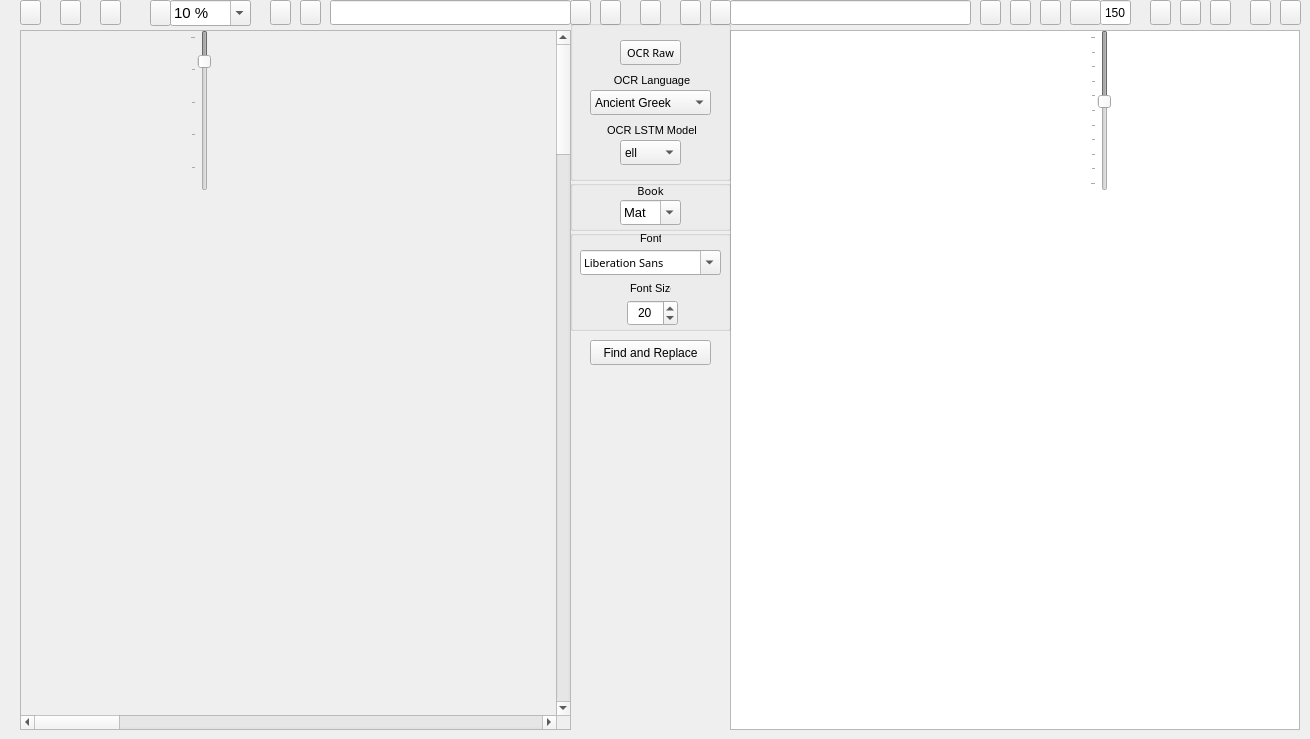
  <widget class="QWidget" name="centralwidget">
   <widget class="QScrollArea" name="ImagescrollArea">
    <property name="geometry">
     <rect>
      <x>20</x>
      <y>30</y>
      <width>551</width>
      <height>700</height>
     </rect>
    </property>
    <property name="sizePolicy">
     <sizepolicy hsizetype="Preferred" vsizetype="Preferred">
      <horstretch>0</horstretch>
      <verstretch>0</verstretch>
     </sizepolicy>
    </property>
    <property name="minimumSize">
     <size>
      <width>501</width>
      <height>600</height>
     </size>
    </property>
    <property name="widgetResizable">
     <bool>true</bool>
    </property>
    <property name="alignment">
     <set>Qt::AlignLeading|Qt::AlignLeft|Qt::AlignTop</set>
    </property>
    <widget class="QWidget" name="ImagescrollAreaWidgetContents">
     <property name="geometry">
      <rect>
       <x>0</x>
       <y>0</y>
       <width>3200</width>
       <height>4800</height>
      </rect>
     </property>
     <property name="sizePolicy">
      <sizepolicy hsizetype="Minimum" vsizetype="Minimum">
       <horstretch>0</horstretch>
       <verstretch>0</verstretch>
      </sizepolicy>
     </property>
     <property name="minimumSize">
      <size>
       <width>3200</width>
       <height>4800</height>
      </size>
     </property>
     <property name="sizeIncrement">
      <size>
       <width>0</width>
       <height>0</height>
      </size>
     </property>
     <property name="baseSize">
      <size>
       <width>520</width>
       <height>700</height>
      </size>
     </property>
     <widget class="QLabel" name="Image">
      <property name="geometry">
       <rect>
        <x>0</x>
        <y>2</y>
        <width>6800</width>
        <height>9600</height>
       </rect>
      </property>
      <property name="sizePolicy">
       <sizepolicy hsizetype="Expanding" vsizetype="Expanding">
        <horstretch>0</horstretch>
        <verstretch>0</verstretch>
       </sizepolicy>
      </property>
      <property name="minimumSize">
       <size>
        <width>3400</width>
        <height>4800</height>
       </size>
      </property>
      <property name="baseSize">
       <size>
        <width>520</width>
        <height>700</height>
       </size>
      </property>
      <property name="acceptDrops">
       <bool>true</bool>
      </property>
      <property name="text">
       <string/>
      </property>
      <property name="scaledContents">
       <bool>false</bool>
      </property>
      <property name="alignment">
       <set>Qt::AlignLeading|Qt::AlignLeft|Qt::AlignTop</set>
      </property>
     </widget>
    </widget>
   </widget>
   <widget class="QPushButton" name="OpenImageFilebutton">
    <property name="geometry">
     <rect>
      <x>20</x>
      <y>0</y>
      <width>21</width>
      <height>25</height>
     </rect>
    </property>
    <property name="font">
     <font>
      <family>FROMVS</family>
      <pointsize>8</pointsize>
     </font>
    </property>
    <property name="toolTip">
     <string>Open current image</string>
    </property>
    <property name="text">
     <string/>
    </property>
    <property name="icon">
     <iconset resource="../UI_Icons.qrc">
      <normaloff>:/Icons/Icons/folder-open-image.png</normaloff>:/Icons/Icons/folder-open-image.png</iconset>
    </property>
   </widget>
   <widget class="QLineEdit" name="ImageLe">
    <property name="geometry">
     <rect>
      <x>330</x>
      <y>0</y>
      <width>241</width>
      <height>25</height>
     </rect>
    </property>
    <property name="toolTip">
     <string>Current image name</string>
    </property>
   </widget>
   <widget class="QPushButton" name="EditCorrectedTextbutton">
    <property name="geometry">
     <rect>
      <x>980</x>
      <y>0</y>
      <width>21</width>
      <height>25</height>
     </rect>
    </property>
    <property name="font">
     <font>
      <family>FROMVS</family>
      <pointsize>8</pointsize>
     </font>
    </property>
    <property name="toolTip">
     <string>Open current text(.txt,.csv) file</string>
    </property>
    <property name="text">
     <string/>
    </property>
    <property name="icon">
     <iconset resource="../UI_Icons.qrc">
      <normaloff>:/Icons/Icons/BiblionExplorer.png</normaloff>:/Icons/Icons/BiblionExplorer.png</iconset>
    </property>
   </widget>
   <widget class="QPushButton" name="SaveAsOCRCorrTextbutton">
    <property name="geometry">
     <rect>
      <x>1250</x>
      <y>0</y>
      <width>21</width>
      <height>25</height>
     </rect>
    </property>
    <property name="font">
     <font>
      <family>FROMVS</family>
      <pointsize>8</pointsize>
     </font>
    </property>
    <property name="toolTip">
     <string>Save current text file as...</string>
    </property>
    <property name="text">
     <string/>
    </property>
    <property name="icon">
     <iconset resource="../UI_Icons.qrc">
      <normaloff>:/Icons/Icons/disk-rename.png</normaloff>:/Icons/Icons/disk-rename.png</iconset>
    </property>
   </widget>
   <widget class="QPushButton" name="SaveOCRCorrTextbutton">
    <property name="geometry">
     <rect>
      <x>1280</x>
      <y>0</y>
      <width>21</width>
      <height>25</height>
     </rect>
    </property>
    <property name="font">
     <font>
      <family>FROMVS</family>
      <pointsize>8</pointsize>
     </font>
    </property>
    <property name="toolTip">
     <string>Overwrite current text file</string>
    </property>
    <property name="text">
     <string/>
    </property>
    <property name="icon">
     <iconset resource="../UI_Icons.qrc">
      <normaloff>:/Icons/Icons/disk.png</normaloff>:/Icons/Icons/disk.png</iconset>
    </property>
   </widget>
   <widget class="QTextEdit" name="OCRText">
    <property name="geometry">
     <rect>
      <x>730</x>
      <y>30</y>
      <width>570</width>
      <height>700</height>
     </rect>
    </property>
    <property name="minimumSize">
     <size>
      <width>540</width>
      <height>600</height>
     </size>
    </property>
    <property name="font">
     <font>
      <pointsize>8</pointsize>
     </font>
    </property>
    <property name="acceptDrops">
     <bool>false</bool>
    </property>
    <property name="textInteractionFlags">
     <set>Qt::TextSelectableByMouse</set>
    </property>
   </widget>
   <widget class="QPushButton" name="Writerbutton">
    <property name="geometry">
     <rect>
      <x>1180</x>
      <y>0</y>
      <width>21</width>
      <height>25</height>
     </rect>
    </property>
    <property name="toolTip">
     <string>Edit current text(.txt) file with OpenOffice Writer</string>
    </property>
    <property name="text">
     <string/>
    </property>
    <property name="icon">
     <iconset resource="../UI_Icons.qrc">
      <normaloff>:/Icons/Icons/libreoffice-writer.png</normaloff>:/Icons/Icons/libreoffice-writer.png</iconset>
    </property>
   </widget>
   <widget class="QPushButton" name="Calcbutton">
    <property name="geometry">
     <rect>
      <x>1210</x>
      <y>0</y>
      <width>21</width>
      <height>25</height>
     </rect>
    </property>
    <property name="toolTip">
     <string>Edit current text(.csv) file with OpenOffice Calc</string>
    </property>
    <property name="text">
     <string/>
    </property>
    <property name="icon">
     <iconset resource="../UI_Icons.qrc">
      <normaloff>:/Icons/Icons/libreoffice-calc.png</normaloff>:/Icons/Icons/libreoffice-calc.png</iconset>
    </property>
   </widget>
   <widget class="QPushButton" name="reloadTextbutton">
    <property name="geometry">
     <rect>
      <x>710</x>
      <y>0</y>
      <width>21</width>
      <height>25</height>
     </rect>
    </property>
    <property name="toolTip">
     <string>Reload current text</string>
    </property>
    <property name="text">
     <string/>
    </property>
    <property name="icon">
     <iconset resource="../UI_Icons.qrc">
      <normaloff>:/Icons/Icons/reload-text.png</normaloff>:/Icons/Icons/reload-text.png</iconset>
    </property>
   </widget>
   <widget class="QPushButton" name="reloadImagebutton">
    <property name="geometry">
     <rect>
      <x>570</x>
      <y>0</y>
      <width>21</width>
      <height>25</height>
     </rect>
    </property>
    <property name="toolTip">
     <string>Reload current image</string>
    </property>
    <property name="text">
     <string/>
    </property>
    <property name="icon">
     <iconset resource="../UI_Icons.qrc">
      <normaloff>:/Icons/Icons/reload.png</normaloff>:/Icons/Icons/reload.png</iconset>
    </property>
   </widget>
   <widget class="QPushButton" name="MyPixlerbutton">
    <property name="geometry">
     <rect>
      <x>60</x>
      <y>0</y>
      <width>21</width>
      <height>25</height>
     </rect>
    </property>
    <property name="toolTip">
     <string>Edit images with Pixer</string>
    </property>
    <property name="text">
     <string/>
    </property>
    <property name="icon">
     <iconset resource="../UI_Icons.qrc">
      <normaloff>:/Icons/Icons/BiblionPixler1.png</normaloff>:/Icons/Icons/BiblionPixler1.png</iconset>
    </property>
   </widget>
   <widget class="QPushButton" name="Deskewbutton">
    <property name="geometry">
     <rect>
      <x>100</x>
      <y>0</y>
      <width>21</width>
      <height>25</height>
     </rect>
    </property>
    <property name="font">
     <font>
      <pointsize>8</pointsize>
     </font>
    </property>
    <property name="toolTip">
     <string>Deskew current image</string>
    </property>
    <property name="text">
     <string/>
    </property>
    <property name="icon">
     <iconset resource="../UI_Icons.qrc">
      <normaloff>:/Icons/Icons/deskew_clear.png</normaloff>:/Icons/Icons/deskew_clear.png</iconset>
    </property>
   </widget>
   <widget class="QPushButton" name="PrevImgButton">
    <property name="geometry">
     <rect>
      <x>270</x>
      <y>0</y>
      <width>21</width>
      <height>25</height>
     </rect>
    </property>
    <property name="toolTip">
     <string>Previous current image - !pair independent</string>
    </property>
    <property name="text">
     <string/>
    </property>
    <property name="icon">
     <iconset resource="../UI_Icons.qrc">
      <normaloff>:/Icons/Icons/back_image.png</normaloff>:/Icons/Icons/back_image.png</iconset>
    </property>
   </widget>
   <widget class="QPushButton" name="NextImgButton">
    <property name="geometry">
     <rect>
      <x>300</x>
      <y>0</y>
      <width>21</width>
      <height>25</height>
     </rect>
    </property>
    <property name="toolTip">
     <string>Next current image - !pair independent</string>
    </property>
    <property name="text">
     <string/>
    </property>
    <property name="icon">
     <iconset resource="../UI_Icons.qrc">
      <normaloff>:/Icons/Icons/forward_image.png</normaloff>:/Icons/Icons/forward_image.png</iconset>
    </property>
   </widget>
   <widget class="QPushButton" name="PrevTxtButton">
    <property name="geometry">
     <rect>
      <x>1010</x>
      <y>0</y>
      <width>21</width>
      <height>25</height>
     </rect>
    </property>
    <property name="toolTip">
     <string>Previous current text - !pair independent</string>
    </property>
    <property name="text">
     <string/>
    </property>
    <property name="icon">
     <iconset resource="../UI_Icons.qrc">
      <normaloff>:/Icons/Icons/back_text.png</normaloff>:/Icons/Icons/back_text.png</iconset>
    </property>
   </widget>
   <widget class="QPushButton" name="NextTxtButton">
    <property name="geometry">
     <rect>
      <x>1040</x>
      <y>0</y>
      <width>21</width>
      <height>25</height>
     </rect>
    </property>
    <property name="toolTip">
     <string>Next current text - !pair independent</string>
    </property>
    <property name="text">
     <string/>
    </property>
    <property name="icon">
     <iconset resource="../UI_Icons.qrc">
      <normaloff>:/Icons/Icons/forward_text.png</normaloff>:/Icons/Icons/forward_text.png</iconset>
    </property>
   </widget>
   <widget class="QPushButton" name="BothNextButton">
    <property name="geometry">
     <rect>
      <x>680</x>
      <y>0</y>
      <width>21</width>
      <height>25</height>
     </rect>
    </property>
    <property name="toolTip">
     <string>Next current image|text pair</string>
    </property>
    <property name="text">
     <string/>
    </property>
    <property name="icon">
     <iconset resource="../UI_Icons.qrc">
      <normaloff>:/Icons/Icons/ui-button-navigation.png</normaloff>:/Icons/Icons/ui-button-navigation.png</iconset>
    </property>
   </widget>
   <widget class="QPushButton" name="BothPrevButton">
    <property name="geometry">
     <rect>
      <x>600</x>
      <y>0</y>
      <width>21</width>
      <height>25</height>
     </rect>
    </property>
    <property name="toolTip">
     <string>Previous current image|text pair</string>
    </property>
    <property name="text">
     <string/>
    </property>
    <property name="icon">
     <iconset resource="../UI_Icons.qrc">
      <normaloff>:/Icons/Icons/ui-button-navigation-back.png</normaloff>:/Icons/Icons/ui-button-navigation-back.png</iconset>
    </property>
   </widget>
   <widget class="QPushButton" name="BothLoadButton">
    <property name="enabled">
     <bool>true</bool>
    </property>
    <property name="geometry">
     <rect>
      <x>640</x>
      <y>0</y>
      <width>21</width>
      <height>25</height>
     </rect>
    </property>
    <property name="toolTip">
     <string>Load current image|text pair</string>
    </property>
    <property name="text">
     <string/>
    </property>
    <property name="icon">
     <iconset resource="../UI_Icons.qrc">
      <normaloff>:/Icons/Icons/documents1.png</normaloff>:/Icons/Icons/documents1.png</iconset>
    </property>
   </widget>
   <widget class="QGroupBox" name="OCRgroupBox">
    <property name="geometry">
     <rect>
      <x>570</x>
      <y>20</y>
      <width>161</width>
      <height>161</height>
     </rect>
    </property>
    <property name="title">
     <string/>
    </property>
    <widget class="QComboBox" name="OCRlangComboBox">
     <property name="geometry">
      <rect>
       <x>20</x>
       <y>70</y>
       <width>121</width>
       <height>25</height>
      </rect>
     </property>
     <property name="toolTip">
      <string>Select OCR language</string>
     </property>
     <property name="locale">
      <locale language="English" country="UnitedStates"/>
     </property>
     <property name="editable">
      <bool>false</bool>
     </property>
     <item>
      <property name="text">
       <string>Ancient Greek</string>
      </property>
     </item>
     <item>
      <property name="text">
       <string>Middle Greek</string>
      </property>
     </item>
     <item>
      <property name="text">
       <string>Modern Greek</string>
      </property>
     </item>
     <item>
      <property name="text">
       <string>Hebrew</string>
      </property>
     </item>
     <item>
      <property name="text">
       <string>Latin</string>
      </property>
     </item>
    </widget>
    <widget class="QLabel" name="OCRlanglabel">
     <property name="geometry">
      <rect>
       <x>40</x>
       <y>50</y>
       <width>81</width>
       <height>20</height>
      </rect>
     </property>
     <property name="font">
      <font>
       <pointsize>8</pointsize>
      </font>
     </property>
     <property name="text">
      <string> OCR Language</string>
     </property>
     <property name="alignment">
      <set>Qt::AlignCenter</set>
     </property>
    </widget>
    <widget class="QLabel" name="OCRModellabel">
     <property name="geometry">
      <rect>
       <x>30</x>
       <y>100</y>
       <width>101</width>
       <height>20</height>
      </rect>
     </property>
     <property name="font">
      <font>
       <pointsize>8</pointsize>
      </font>
     </property>
     <property name="toolTip">
      <string>Select OCR LSTM model</string>
     </property>
     <property name="text">
      <string> OCR LSTM Model</string>
     </property>
     <property name="alignment">
      <set>Qt::AlignCenter</set>
     </property>
    </widget>
    <widget class="QComboBox" name="OCRModelComboBox">
     <property name="geometry">
      <rect>
       <x>50</x>
       <y>120</y>
       <width>61</width>
       <height>25</height>
      </rect>
     </property>
     <property name="toolTip">
      <string>Select OCR language model</string>
     </property>
     <property name="locale">
      <locale language="English" country="UnitedStates"/>
     </property>
     <property name="editable">
      <bool>false</bool>
     </property>
     <item>
      <property name="text">
       <string>ell</string>
      </property>
     </item>
     <item>
      <property name="text">
       <string>grc</string>
      </property>
     </item>
     <item>
      <property name="text">
       <string>feg</string>
      </property>
     </item>
     <item>
      <property name="text">
       <string>heb</string>
      </property>
     </item>
     <item>
      <property name="text">
       <string>feh</string>
      </property>
     </item>
     <item>
      <property name="text">
       <string>lat</string>
      </property>
     </item>
     <item>
      <property name="text">
       <string>fel</string>
      </property>
     </item>
    </widget>
    <widget class="QPushButton" name="OCRbutton">
     <property name="geometry">
      <rect>
       <x>50</x>
       <y>20</y>
       <width>61</width>
       <height>25</height>
      </rect>
     </property>
     <property name="font">
      <font>
       <family>FROMVS</family>
       <pointsize>8</pointsize>
      </font>
     </property>
     <property name="toolTip">
      <string>OCR current image</string>
     </property>
     <property name="text">
      <string>OCR Raw</string>
     </property>
     <property name="icon">
      <iconset resource="../UI_Icons.qrc">
       <normaloff>:/Icons/Icons/ocr3.png</normaloff>:/Icons/Icons/ocr3.png</iconset>
     </property>
    </widget>
   </widget>
   <widget class="QLineEdit" name="TextLE">
    <property name="geometry">
     <rect>
      <x>730</x>
      <y>0</y>
      <width>241</width>
      <height>25</height>
     </rect>
    </property>
   </widget>
   <widget class="QGroupBox" name="SessiongroupBox">
    <property name="geometry">
     <rect>
      <x>570</x>
      <y>180</y>
      <width>161</width>
      <height>51</height>
     </rect>
    </property>
    <property name="title">
     <string/>
    </property>
    <widget class="QLabel" name="booklabel">
     <property name="geometry">
      <rect>
       <x>50</x>
       <y>0</y>
       <width>61</width>
       <height>21</height>
      </rect>
     </property>
     <property name="font">
      <font>
       <family>FROMVS</family>
       <pointsize>8</pointsize>
       <weight>50</weight>
       <italic>false</italic>
       <bold>false</bold>
      </font>
     </property>
     <property name="text">
      <string>Book</string>
     </property>
     <property name="alignment">
      <set>Qt::AlignCenter</set>
     </property>
    </widget>
    <widget class="QComboBox" name="bookComboBox">
     <property name="geometry">
      <rect>
       <x>50</x>
       <y>20</y>
       <width>61</width>
       <height>25</height>
      </rect>
     </property>
     <property name="font">
      <font>
       <pointsize>10</pointsize>
      </font>
     </property>
     <property name="toolTip">
      <string>Bible book current image|text directory</string>
     </property>
     <property name="editable">
      <bool>true</bool>
     </property>
     <item>
      <property name="text">
       <string>Mat</string>
      </property>
     </item>
     <item>
      <property name="text">
       <string>Mar</string>
      </property>
     </item>
     <item>
      <property name="text">
       <string>Luk</string>
      </property>
     </item>
     <item>
      <property name="text">
       <string>Joh</string>
      </property>
     </item>
     <item>
      <property name="text">
       <string>Act</string>
      </property>
     </item>
     <item>
      <property name="text">
       <string>Rom</string>
      </property>
     </item>
     <item>
      <property name="text">
       <string>1Co</string>
      </property>
     </item>
     <item>
      <property name="text">
       <string>2Co</string>
      </property>
     </item>
     <item>
      <property name="text">
       <string>Gal</string>
      </property>
     </item>
     <item>
      <property name="text">
       <string>Eph</string>
      </property>
     </item>
     <item>
      <property name="text">
       <string>Php</string>
      </property>
     </item>
     <item>
      <property name="text">
       <string>Col</string>
      </property>
     </item>
     <item>
      <property name="text">
       <string>1Th</string>
      </property>
     </item>
     <item>
      <property name="text">
       <string>2Th</string>
      </property>
     </item>
     <item>
      <property name="text">
       <string>1Ti</string>
      </property>
     </item>
     <item>
      <property name="text">
       <string>2Ti</string>
      </property>
     </item>
     <item>
      <property name="text">
       <string>Tit</string>
      </property>
     </item>
     <item>
      <property name="text">
       <string>Phm</string>
      </property>
     </item>
     <item>
      <property name="text">
       <string>Heb</string>
      </property>
     </item>
     <item>
      <property name="text">
       <string>Jas</string>
      </property>
     </item>
     <item>
      <property name="text">
       <string>1Pe</string>
      </property>
     </item>
     <item>
      <property name="text">
       <string>2Pe</string>
      </property>
     </item>
     <item>
      <property name="text">
       <string>1Jn</string>
      </property>
     </item>
     <item>
      <property name="text">
       <string>2Jn</string>
      </property>
     </item>
     <item>
      <property name="text">
       <string>3Jn</string>
      </property>
     </item>
     <item>
      <property name="text">
       <string>Jud</string>
      </property>
     </item>
     <item>
      <property name="text">
       <string>Rev</string>
      </property>
     </item>
    </widget>
   </widget>
   <widget class="QGroupBox" name="TextgroupBox">
    <property name="geometry">
     <rect>
      <x>570</x>
      <y>230</y>
      <width>161</width>
      <height>101</height>
     </rect>
    </property>
    <property name="title">
     <string/>
    </property>
    <widget class="QLabel" name="fontlabel">
     <property name="geometry">
      <rect>
       <x>70</x>
       <y>0</y>
       <width>21</width>
       <height>17</height>
      </rect>
     </property>
     <property name="font">
      <font>
       <pointsize>8</pointsize>
      </font>
     </property>
     <property name="text">
      <string>Font</string>
     </property>
    </widget>
    <widget class="QLabel" name="fontSizelabel">
     <property name="geometry">
      <rect>
       <x>60</x>
       <y>50</y>
       <width>41</width>
       <height>17</height>
      </rect>
     </property>
     <property name="font">
      <font>
       <pointsize>8</pointsize>
      </font>
     </property>
     <property name="text">
      <string>Font Size</string>
     </property>
    </widget>
    <widget class="QSpinBox" name="fontSizeBox">
     <property name="geometry">
      <rect>
       <x>57</x>
       <y>70</y>
       <width>51</width>
       <height>26</height>
      </rect>
     </property>
     <property name="toolTip">
      <string>Select font size</string>
     </property>
     <property name="alignment">
      <set>Qt::AlignCenter</set>
     </property>
     <property name="minimum">
      <number>6</number>
     </property>
     <property name="maximum">
      <number>30</number>
     </property>
     <property name="value">
      <number>20</number>
     </property>
    </widget>
    <widget class="QFontComboBox" name="fontComboBox">
     <property name="geometry">
      <rect>
       <x>10</x>
       <y>20</y>
       <width>141</width>
       <height>25</height>
      </rect>
     </property>
     <property name="font">
      <font>
       <family>FROMVS</family>
       <pointsize>8</pointsize>
       <weight>50</weight>
       <italic>false</italic>
       <bold>false</bold>
      </font>
     </property>
     <property name="toolTip">
      <string>Select font</string>
     </property>
    </widget>
   </widget>
   <widget class="QComboBox" name="ZoomComboBox">
    <property name="geometry">
     <rect>
      <x>170</x>
      <y>0</y>
      <width>81</width>
      <height>26</height>
     </rect>
    </property>
    <property name="sizePolicy">
     <sizepolicy hsizetype="Preferred" vsizetype="Preferred">
      <horstretch>0</horstretch>
      <verstretch>0</verstretch>
     </sizepolicy>
    </property>
    <property name="font">
     <font>
      <pointsize>11</pointsize>
     </font>
    </property>
    <property name="toolTip">
     <string>Select current image zoom</string>
    </property>
    <property name="inputMethodHints">
     <set>Qt::ImhNone</set>
    </property>
    <property name="editable">
     <bool>true</bool>
    </property>
    <property name="currentText">
     <string>10 %</string>
    </property>
    <property name="insertPolicy">
     <enum>QComboBox::NoInsert</enum>
    </property>
    <item>
     <property name="text">
      <string>10 %</string>
     </property>
    </item>
    <item>
     <property name="text">
      <string>25 %</string>
     </property>
    </item>
    <item>
     <property name="text">
      <string>50 %</string>
     </property>
    </item>
    <item>
     <property name="text">
      <string>100 %</string>
     </property>
    </item>
    <item>
     <property name="text">
      <string>200 %</string>
     </property>
    </item>
   </widget>
   <widget class="QPushButton" name="Zoombutton">
    <property name="enabled">
     <bool>true</bool>
    </property>
    <property name="geometry">
     <rect>
      <x>150</x>
      <y>0</y>
      <width>21</width>
      <height>26</height>
     </rect>
    </property>
    <property name="font">
     <font>
      <pointsize>8</pointsize>
     </font>
    </property>
    <property name="toolTip">
     <string>Zoom decorator</string>
    </property>
    <property name="text">
     <string/>
    </property>
    <property name="icon">
     <iconset resource="../UI_Icons.qrc">
      <normaloff>:/Icons/Icons/image-resize1.png</normaloff>:/Icons/Icons/image-resize1.png</iconset>
    </property>
   </widget>
   <widget class="QSlider" name="LHslider">
    <property name="enabled">
     <bool>false</bool>
    </property>
    <property name="geometry">
     <rect>
      <x>1090</x>
      <y>30</y>
      <width>21</width>
      <height>161</height>
     </rect>
    </property>
    <property name="toolTip">
     <string>Set current text line spacing</string>
    </property>
    <property name="minimum">
     <number>100</number>
    </property>
    <property name="maximum">
     <number>200</number>
    </property>
    <property name="singleStep">
     <number>2</number>
    </property>
    <property name="pageStep">
     <number>10</number>
    </property>
    <property name="value">
     <number>144</number>
    </property>
    <property name="sliderPosition">
     <number>144</number>
    </property>
    <property name="orientation">
     <enum>Qt::Vertical</enum>
    </property>
    <property name="invertedAppearance">
     <bool>true</bool>
    </property>
    <property name="tickPosition">
     <enum>QSlider::TicksAbove</enum>
    </property>
   </widget>
   <widget class="QLineEdit" name="LHlineEdit">
    <property name="geometry">
     <rect>
      <x>1100</x>
      <y>0</y>
      <width>31</width>
      <height>25</height>
     </rect>
    </property>
    <property name="toolTip">
     <string>Current text line spacing</string>
    </property>
    <property name="text">
     <string>150</string>
    </property>
    <property name="maxLength">
     <number>32767</number>
    </property>
    <property name="alignment">
     <set>Qt::AlignCenter</set>
    </property>
    <property name="placeholderText">
     <string>150</string>
    </property>
    <property name="clearButtonEnabled">
     <bool>false</bool>
    </property>
   </widget>
   <widget class="QPushButton" name="LHDialogtbutton">
    <property name="enabled">
     <bool>true</bool>
    </property>
    <property name="geometry">
     <rect>
      <x>1070</x>
      <y>0</y>
      <width>31</width>
      <height>25</height>
     </rect>
    </property>
    <property name="font">
     <font>
      <family>FROMVS</family>
      <pointsize>8</pointsize>
     </font>
    </property>
    <property name="toolTip">
     <string>Enable line spacing slider</string>
    </property>
    <property name="text">
     <string/>
    </property>
    <property name="icon">
     <iconset resource="../UI_Icons.qrc">
      <normaloff>:/Icons/Icons/edit-line-spacing.png</normaloff>:/Icons/Icons/edit-line-spacing.png</iconset>
    </property>
   </widget>
   <widget class="QSlider" name="Zoomslider">
    <property name="enabled">
     <bool>false</bool>
    </property>
    <property name="geometry">
     <rect>
      <x>190</x>
      <y>30</y>
      <width>21</width>
      <height>161</height>
     </rect>
    </property>
    <property name="toolTip">
     <string>Set current text line spacing</string>
    </property>
    <property name="minimum">
     <number>10</number>
    </property>
    <property name="maximum">
     <number>100</number>
    </property>
    <property name="singleStep">
     <number>1</number>
    </property>
    <property name="pageStep">
     <number>20</number>
    </property>
    <property name="value">
     <number>25</number>
    </property>
    <property name="sliderPosition">
     <number>25</number>
    </property>
    <property name="orientation">
     <enum>Qt::Vertical</enum>
    </property>
    <property name="invertedAppearance">
     <bool>true</bool>
    </property>
    <property name="tickPosition">
     <enum>QSlider::TicksAbove</enum>
    </property>
   </widget>
   <widget class="QPushButton" name="MyWriterbutton">
    <property name="geometry">
     <rect>
      <x>1150</x>
      <y>0</y>
      <width>21</width>
      <height>25</height>
     </rect>
    </property>
    <property name="toolTip">
     <string>Edit current text(.txt) file with OpenOffice Writer</string>
    </property>
    <property name="text">
     <string/>
    </property>
    <property name="icon">
     <iconset resource="../UI_Icons.qrc">
      <normaloff>:/Icons/Icons/BiblionWriter.png</normaloff>:/Icons/Icons/BiblionWriter.png</iconset>
    </property>
   </widget>
   <widget class="QPushButton" name="FindReplacebutton">
    <property name="geometry">
     <rect>
      <x>590</x>
      <y>340</y>
      <width>121</width>
      <height>25</height>
     </rect>
    </property>
    <property name="font">
     <font>
      <pointsize>9</pointsize>
     </font>
    </property>
    <property name="text">
     <string>Find and Replace</string>
    </property>
    <property name="icon">
     <iconset resource="../UI_Icons.qrc">
      <normaloff>:/Icons/Icons/search.png</normaloff>:/Icons/Icons/search.png</iconset>
    </property>
   </widget>
  </widget>
